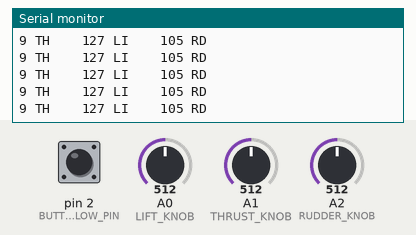
Recording of a sketch running on a simulated Arduino Uno, built with avr-gcc and run on an emulated ATmega328P. On the bench: the last lines printed to the serial monitor. The inputs (shaded band) are chosen by the test bench; at power-on: A1 (THRUST_KNOB) = 512, A0 (LIFT_KNOB) = 512, A2 (RUDDER_KNOB) = 512, pin 2 (BUTTON_FORCE_LOW_PIN) HIGH. No radio packets arrive unless stated.

Above: at 1.2 s.
1.3 s: A1 (THRUST_KNOB) set to 306
At 1.36 s:
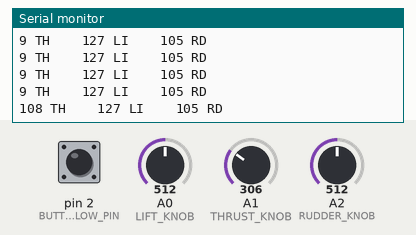
4.3 s: A0 (LIFT_KNOB) set to 0
At 4.33 s:
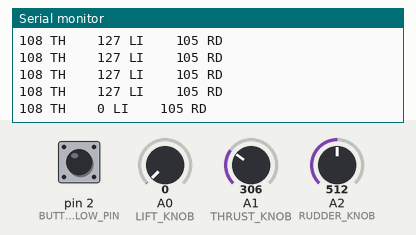
7.3 s: A2 (RUDDER_KNOB) set to 716
At 7.35 s:
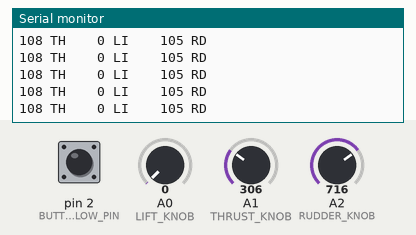
8.8 s: A1 (THRUST_KNOB) set to 335
At 8.83 s:
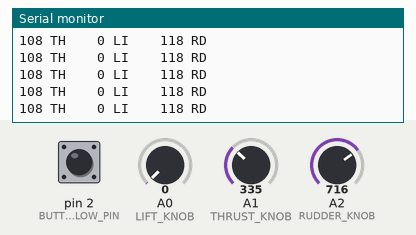
11.8 s: pin 2 (BUTTON_FORCE_LOW_PIN) pulled LOW for 0.15 s
At 11.86 s:
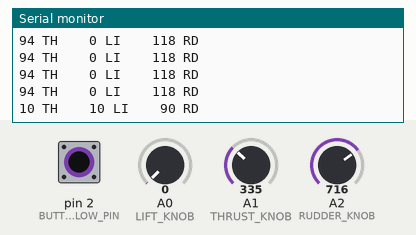
13.4 s: A0 (LIFT_KNOB) set to 80
At 13.4 s:
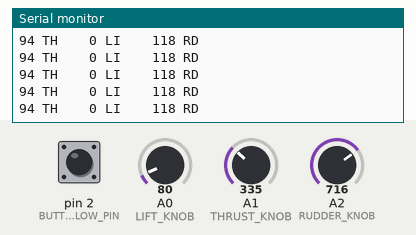
Timing chart, 0 to 15.9 s (numbered marks = the images above; inputs shaded):
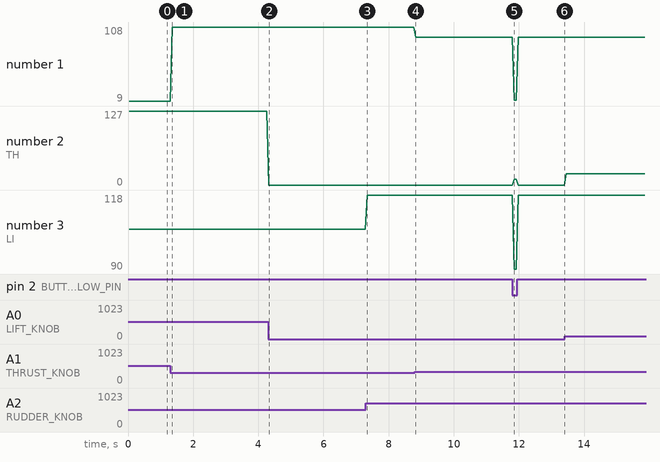

Measured:
- after the input at 1.3 s, the serial monitor: prints a new line after 0.06 s (image 1)
- after the input at 4.3 s, the serial monitor: prints a new line at once (image 2)
- after the input at 11.8 s, the serial monitor: prints a new line after 0.05 s (image 5)
- plotted number 1: 9 → 108 after the input at 1.3 s, 108 → 94 after the input at 8.8 s
- plotted number 2: 127 → 0 after the input at 4.3 s, 0 → 19 after the input at 13.4 s
- plotted number 3: 105 → 118 after the input at 7.3 s

The sketch:

hovercraft.ino
```cpp
// comment next line out when you don't need to debug
#define DEBUG 1

#include <RH_ASK.h> // RadioHead Library
#include <SPI.h>    // Not actually used but needed to compile
RH_ASK driver;

// Button
int BUTTON_FORCE_LOW_PIN = 2;

// Speed (Value of PWM Output to ESC)
// The ESC's move with values from ~1000-2000,
// but require a value of ~10 to be present when turned on initially
// to run through their startup sequence
unsigned char thrustSpeed = 10;
unsigned char liftSpeed = 10;

// Rudder pos (Degrees)
unsigned char rudderPos = 90;

// Potentiometers (Analog Pins)
#define THRUST_KNOB A1
#define LIFT_KNOB A0
#define RUDDER_KNOB A2

#define MIN_RUDDER_POS 70
#define MAX_RUDDER_POS 140

uint8_t message[] = {0, 0, 0};

void setup()
{
#ifdef DEBUG
    Serial.begin(9600);
    Serial.println("Setup");
#endif

    pinMode(BUTTON_FORCE_LOW_PIN, INPUT_PULLUP);

#ifdef DEBUG
    if (!driver.init())
        Serial.println("RF init failed");
    else
        Serial.println("RF init success");

    Serial.println("Setup Complete");
#endif
}

void loop()
{
    liftSpeed = map(analogRead(LIFT_KNOB), 0, 1023, 0, 255);
    // constrain 532-0 so that only the forward push on the joystick is counted
    // map 532-0 to MIN-MAX to invert (so forward push becomes power UP)
    // The joystick does have some deadzone
    thrustSpeed = map(constrain(analogRead(THRUST_KNOB), 0, 532), 532, 0, 0, 255);
    rudderPos = map(analogRead(RUDDER_KNOB), 0, 1023, MIN_RUDDER_POS, MAX_RUDDER_POS);

    if (digitalRead(BUTTON_FORCE_LOW_PIN) == LOW)
    {
        liftSpeed = 10;
        thrustSpeed = 10;
        rudderPos = 90;
    }

#ifdef DEBUG
    Serial.print(thrustSpeed);
    Serial.print(" TH    ");
    Serial.print(liftSpeed);
    Serial.print(" LI    ");
    Serial.print(rudderPos);
    Serial.println(" RD");
#endif

    message[0] = thrustSpeed;
    message[1] = liftSpeed;
    message[2] = rudderPos;

    driver.send(message, 3);
    driver.waitPacketSent();
}
```
